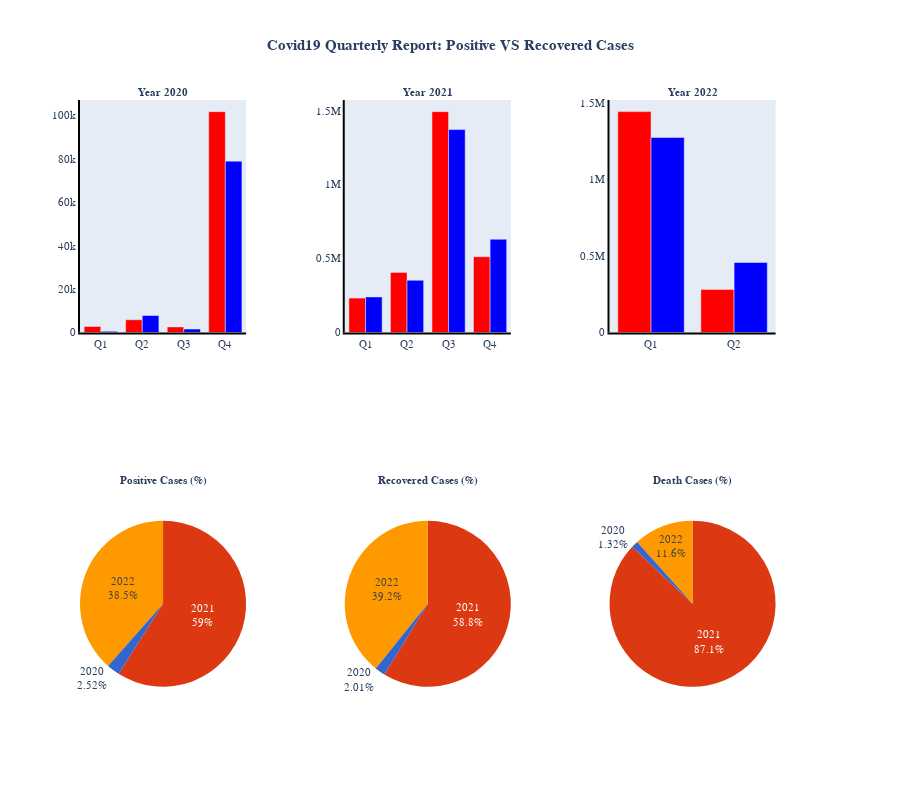

Notebook source saved alongside this figure:
### Code cell
fig = make_subplots(rows=2, cols=3, specs=[[{'secondary_y': True},{'secondary_y': True},
                                            {'secondary_y': True}],
                                          [{"type": "domain"},{"type": "domain"},
                                           {"type": "domain"}]],
                    
subplot_titles=('<b>Year 2020</b>','<b>Year 2021</b>','<b>Year 2022</b>',
               '<b>Positive Cases (%)</b>','<b>Recovered Cases (%)</b>','<b>Death Cases (%)</b>'))
colors = ['#3366CC', '#DC3912', '#FF9900', '#109618', '#990099', '#0099C6', '#DD4477', '#66AA00', '#B82E2E', '#316395']
#Graph 1
fig.append_trace(go.Bar(x = q_graph_2020['Year'], y = q_graph_2020['Cases Positive'],
                        name='Cases Positive',marker_color='red'),row=1, col=1)
fig.append_trace(go.Bar(x = q_graph_2020['Year'], y = q_graph_2020['Cases Recovered'],
                        name='Cases Recovered',marker_color='blue'),row=1, col=1)
#Graph 2
fig.append_trace(go.Bar(x = q_graph_2021['Year'], y = q_graph_2021['Cases Positive'],
                        name='Cases Positive',marker_color='red'),row=1, col=2)
fig.append_trace(go.Bar(x = q_graph_2021['Year'], y = q_graph_2021['Cases Recovered'],
                        name='Cases Recovered',marker_color='blue'),row=1, col=2)
#Graph 3
fig.append_trace(go.Bar(x = q_graph_2022['Year'], y = q_graph_2022['Cases Positive'],
                        name='Cases Positive',marker_color='red'),row=1, col=3)
fig.append_trace(go.Bar(x = q_graph_2022['Year'], y = q_graph_2022['Cases Recovered'],
                        name='Cases Recovered',marker_color='blue'),row=1, col=3)
#Graph 4
fig.add_trace(go.Pie(values=df_mas_yearly['cases_new'],labels=df_mas_yearly['Year'],
                     textinfo='label+percent',marker=dict(colors=colors)),row=2, col=1)
#Graph 5
fig.add_trace(go.Pie(values=df_mas_yearly['cases_recovered'],labels=df_mas_yearly['Year'],
                     textinfo='label+percent',marker=dict(colors=colors)),row=2, col=2)
#Graph 6
fig.add_trace(go.Pie(values=df_mas_yearly['deaths_new'],labels=df_mas_yearly['Year'],
                     textinfo='label+percent',marker=dict(colors=colors)),row=2, col=3)

#Update Fonts & Size
fig.update_annotations(font=dict(family="Helvetica", size=11))
fig.update_layout(font=dict(family="Helvetica", size=11))
fig.update_layout(height=800,showlegend=False,
                  title_text='<b>Covid19 Quarterly Report: Positive VS Recovered Cases</b>',
                  title_x=0.5)
fig.update_xaxes(showgrid=False, zeroline=False, showline=True, linewidth=2, linecolor='black')
fig.update_yaxes(showgrid=False, zeroline=False, showline=True, linewidth=2, linecolor='black')

#Plotting the graph
fig.show()

### Figure 1 — Plotly figure (JSON) as saved in the notebook; plotly's stock layout.template omitted (floating-point values rounded to 4 significant figures)
{"data": [{"marker": {"color": "red"}, "name": "Cases Positive", "type": "bar", "x": ["Q1", "Q2", "Q3", "Q4"], "xaxis": "x", "y": [2766, 5873, 2585, 101786], "yaxis": "y"}, {"marker": {"color": "blue"}, "name": "Cases Recovered", "type": "bar", "x": ["Q1", "Q2", "Q3", "Q4"], "xaxis": "x", "y": [536, 7817, 1613, 78974], "yaxis": "y"}, {"marker": {"color": "red"}, "name": "Cases Positive", "type": "bar", "x": ["Q1", "Q2", "Q3", "Q4"], "xaxis": "x2", "y": [232490, 406479, 1493716, 512391], "yaxis": "y3"}, {"marker": {"color": "blue"}, "name": "Cases Recovered", "type": "bar", "x": ["Q1", "Q2", "Q3", "Q4"], "xaxis": "x2", "y": [240683, 353056, 1372144, 630555], "yaxis": "y3"}, {"marker": {"color": "red"}, "name": "Cases Positive", "type": "bar", "x": ["Q1", "Q2"], "xaxis": "x3", "y": [1443833, 281376], "yaxis": "y5"}, {"marker": {"color": "blue"}, "name": "Cases Recovered", "type": "bar", "x": ["Q1", "Q2"], "xaxis": "x3", "y": [1274704, 457612], "yaxis": "y5"}, {"domain": {"x": [0, 0.2244], "y": [0, 0.375]}, "labels": ["2020", "2021", "2022"], "marker": {"colors": ["#3366CC", "#DC3912", "#FF9900", "#109618", "#990099", "#0099C6", "#DD4477", "#66AA00", "#B82E2E", "#316395"]}, "textinfo": "label+percent", "type": "pie", "values": [113010, 2645076, 1725209]}, {"domain": {"x": [0.3578, 0.5822], "y": [0, 0.375]}, "labels": ["2020", "2021", "2022"], "marker": {"colors": ["#3366CC", "#DC3912", "#FF9900", "#109618", "#990099", "#0099C6", "#DD4477", "#66AA00", "#B82E2E", "#316395"]}, "textinfo": "label+percent", "type": "pie", "values": [88940, 2596438, 1732316]}, {"domain": {"x": [0.7156, 0.94], "y": [0, 0.375]}, "labels": ["2020", "2021", "2022"], "marker": {"colors": ["#3366CC", "#DC3912", "#FF9900", "#109618", "#990099", "#0099C6", "#DD4477", "#66AA00", "#B82E2E", "#316395"]}, "textinfo": "label+percent", "type": "pie", "values": [471, 31016, 4143]}], "layout": {"annotations": [{"font": {"family": "Helvetica", "size": 11}, "showarrow": false, "text": "<b>Year 2020</b>", "x": 0.1122, "xanchor": "center", "xref": "paper", "y": 1, "yanchor": "bottom", "yref": "paper"}, {"font": {"family": "Helvetica", "size": 11}, "showarrow": false, "text": "<b>Year 2021</b>", "x": 0.47, "xanchor": "center", "xref": "paper", "y": 1, "yanchor": "bottom", "yref": "paper"}, {"font": {"family": "Helvetica", "size": 11}, "showarrow": false, "text": "<b>Year 2022</b>", "x": 0.8278, "xanchor": "center", "xref": "paper", "y": 1, "yanchor": "bottom", "yref": "paper"}, {"font": {"family": "Helvetica", "size": 11}, "showarrow": false, "text": "<b>Positive Cases (%)</b>", "x": 0.1122, "xanchor": "center", "xref": "paper", "y": 0.375, "yanchor": "bottom", "yref": "paper"}, {"font": {"family": "Helvetica", "size": 11}, "showarrow": false, "text": "<b>Recovered Cases (%)</b>", "x": 0.47, "xanchor": "center", "xref": "paper", "y": 0.375, "yanchor": "bottom", "yref": "paper"}, {"font": {"family": "Helvetica", "size": 11}, "showarrow": false, "text": "<b>Death Cases (%)</b>", "x": 0.8278, "xanchor": "center", "xref": "paper", "y": 0.375, "yanchor": "bottom", "yref": "paper"}], "font": {"family": "Helvetica", "size": 11}, "height": 800, "showlegend": false, "title": {"text": "<b>Covid19 Quarterly Report: Positive VS Recovered Cases</b>", "x": 0.5}, "xaxis": {"anchor": "y", "domain": [0, 0.2244], "linecolor": "black", "linewidth": 2, "showgrid": false, "showline": true, "zeroline": false}, "xaxis2": {"anchor": "y3", "domain": [0.3578, 0.5822], "linecolor": "black", "linewidth": 2, "showgrid": false, "showline": true, "zeroline": false}, "xaxis3": {"anchor": "y5", "domain": [0.7156, 0.94], "linecolor": "black", "linewidth": 2, "showgrid": false, "showline": true, "zeroline": false}, "yaxis": {"anchor": "x", "domain": [0.625, 1], "linecolor": "black", "linewidth": 2, "showgrid": false, "showline": true, "zeroline": false}, "yaxis2": {"anchor": "x", "linecolor": "black", "linewidth": 2, "overlaying": "y", "showgrid": false, "showline": true, "side": "right", "zeroline": false}, "yaxis3": {"anchor": "x2", "domain": [0.625, 1], "linecolor": "black", "linewidth": 2, "showgrid": false, "showline": true, "zeroline": false}, "yaxis4": {"anchor": "x2", "linecolor": "black", "linewidth": 2, "overlaying": "y3", "showgrid": false, "showline": true, "side": "right", "zeroline": false}, "yaxis5": {"anchor": "x3", "domain": [0.625, 1], "linecolor": "black", "linewidth": 2, "showgrid": false, "showline": true, "zeroline": false}, "yaxis6": {"anchor": "x3", "linecolor": "black", "linewidth": 2, "overlaying": "y5", "showgrid": false, "showline": true, "side": "right", "zeroline": false}}}
